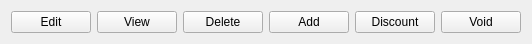
<?xml version="1.0" encoding="UTF-8"?>
<ui version="4.0">
 <class>FormManageActionButton</class>
 <widget class="QWidget" name="FormManageActionButton">
  <property name="geometry">
   <rect>
    <x>0</x>
    <y>0</y>
    <width>417</width>
    <height>41</height>
   </rect>
  </property>
  <property name="windowTitle">
   <string>Form</string>
  </property>
  <layout class="QHBoxLayout" name="horizontalLayout">
   <item>
    <widget class="QPushButton" name="pushButtonEdit">
     <property name="text">
      <string>Edit</string>
     </property>
    </widget>
   </item>
   <item>
    <widget class="QPushButton" name="pushButtonView">
     <property name="text">
      <string>View</string>
     </property>
    </widget>
   </item>
   <item>
    <widget class="QPushButton" name="pushButtonDelete">
     <property name="text">
      <string>Delete</string>
     </property>
    </widget>
   </item>
   <item>
    <widget class="QPushButton" name="pushButtonAdd">
     <property name="text">
      <string>Add</string>
     </property>
    </widget>
   </item>
   <item>
    <widget class="QPushButton" name="pushButtonDiscount">
     <property name="text">
      <string>Discount</string>
     </property>
    </widget>
   </item>
   <item>
    <widget class="QPushButton" name="pushButtonVoid">
     <property name="text">
      <string>Void</string>
     </property>
    </widget>
   </item>
  </layout>
 </widget>
 <resources/>
 <connections/>
</ui>
